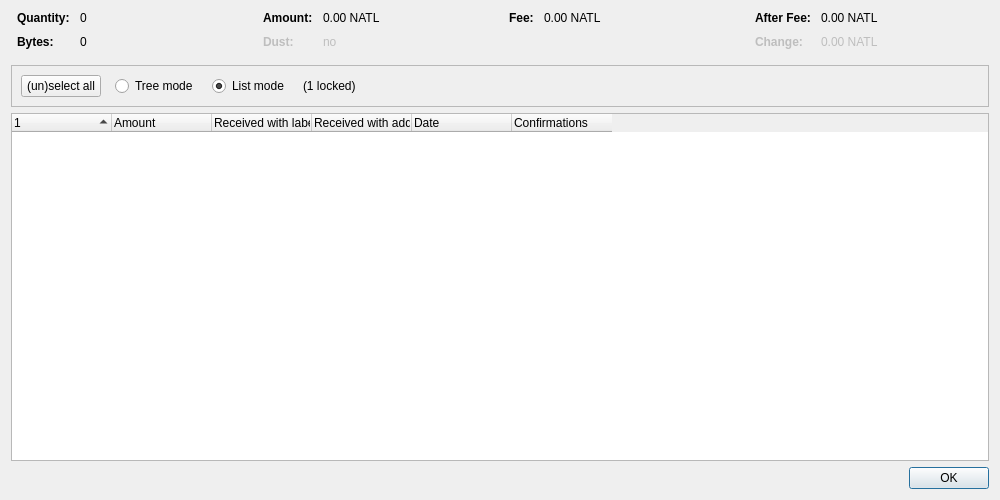
<?xml version="1.0" encoding="UTF-8"?>
<ui version="4.0">
 <class>CoinControlDialog</class>
 <widget class="QDialog" name="CoinControlDialog">
  <property name="geometry">
   <rect>
    <x>0</x>
    <y>0</y>
    <width>1000</width>
    <height>500</height>
   </rect>
  </property>
  <property name="windowTitle">
   <string>Coin Selection</string>
  </property>
  <layout class="QVBoxLayout" name="verticalLayout">
   <item>
    <layout class="QHBoxLayout" name="horizontalLayoutTop" stretch="0,0,0,0">
     <property name="topMargin">
      <number>0</number>
     </property>
     <property name="bottomMargin">
      <number>10</number>
     </property>
     <item>
      <layout class="QFormLayout" name="formLayoutCoinControl1">
       <property name="horizontalSpacing">
        <number>10</number>
       </property>
       <property name="verticalSpacing">
        <number>10</number>
       </property>
       <property name="leftMargin">
        <number>6</number>
       </property>
       <property name="rightMargin">
        <number>6</number>
       </property>
       <item row="0" column="0">
        <widget class="QLabel" name="labelCoinControlQuantityText">
         <property name="font">
          <font>
           <weight>75</weight>
           <bold>true</bold>
          </font>
         </property>
         <property name="text">
          <string>Quantity:</string>
         </property>
        </widget>
       </item>
       <item row="0" column="1">
        <widget class="QLabel" name="labelCoinControlQuantity">
         <property name="cursor">
          <cursorShape>IBeamCursor</cursorShape>
         </property>
         <property name="contextMenuPolicy">
          <enum>Qt::ActionsContextMenu</enum>
         </property>
         <property name="text">
          <string notr="true">0</string>
         </property>
         <property name="textInteractionFlags">
          <set>Qt::LinksAccessibleByMouse|Qt::TextSelectableByKeyboard|Qt::TextSelectableByMouse</set>
         </property>
        </widget>
       </item>
       <item row="1" column="0">
        <widget class="QLabel" name="labelCoinControlBytesText">
         <property name="font">
          <font>
           <weight>75</weight>
           <bold>true</bold>
          </font>
         </property>
         <property name="text">
          <string>Bytes:</string>
         </property>
        </widget>
       </item>
       <item row="1" column="1">
        <widget class="QLabel" name="labelCoinControlBytes">
         <property name="cursor">
          <cursorShape>IBeamCursor</cursorShape>
         </property>
         <property name="contextMenuPolicy">
          <enum>Qt::ActionsContextMenu</enum>
         </property>
         <property name="text">
          <string notr="true">0</string>
         </property>
         <property name="textInteractionFlags">
          <set>Qt::LinksAccessibleByMouse|Qt::TextSelectableByKeyboard|Qt::TextSelectableByMouse</set>
         </property>
        </widget>
       </item>
      </layout>
     </item>
     <item>
      <layout class="QFormLayout" name="formLayoutCoinControl2">
       <property name="horizontalSpacing">
        <number>10</number>
       </property>
       <property name="verticalSpacing">
        <number>10</number>
       </property>
       <property name="leftMargin">
        <number>6</number>
       </property>
       <property name="rightMargin">
        <number>6</number>
       </property>
       <item row="0" column="0">
        <widget class="QLabel" name="labelCoinControlAmountText">
         <property name="font">
          <font>
           <weight>75</weight>
           <bold>true</bold>
          </font>
         </property>
         <property name="text">
          <string>Amount:</string>
         </property>
        </widget>
       </item>
       <item row="0" column="1">
        <widget class="QLabel" name="labelCoinControlAmount">
         <property name="cursor">
          <cursorShape>IBeamCursor</cursorShape>
         </property>
         <property name="contextMenuPolicy">
          <enum>Qt::ActionsContextMenu</enum>
         </property>
         <property name="text">
          <string notr="true">0.00 NATL</string>
         </property>
         <property name="textInteractionFlags">
          <set>Qt::LinksAccessibleByMouse|Qt::TextSelectableByKeyboard|Qt::TextSelectableByMouse</set>
         </property>
        </widget>
       </item>
       <item row="1" column="0">
        <widget class="QLabel" name="labelCoinControlLowOutputText">
         <property name="enabled">
          <bool>false</bool>
         </property>
         <property name="font">
          <font>
           <weight>75</weight>
           <bold>true</bold>
          </font>
         </property>
         <property name="text">
          <string>Dust:</string>
         </property>
        </widget>
       </item>
       <item row="1" column="1">
        <widget class="QLabel" name="labelCoinControlLowOutput">
         <property name="enabled">
          <bool>false</bool>
         </property>
         <property name="cursor">
          <cursorShape>IBeamCursor</cursorShape>
         </property>
         <property name="contextMenuPolicy">
          <enum>Qt::ActionsContextMenu</enum>
         </property>
         <property name="text">
          <string notr="true">no</string>
         </property>
         <property name="textInteractionFlags">
          <set>Qt::LinksAccessibleByMouse|Qt::TextSelectableByKeyboard|Qt::TextSelectableByMouse</set>
         </property>
        </widget>
       </item>
      </layout>
     </item>
     <item>
      <layout class="QFormLayout" name="formLayoutCoinControl3">
       <property name="horizontalSpacing">
        <number>10</number>
       </property>
       <property name="verticalSpacing">
        <number>10</number>
       </property>
       <property name="leftMargin">
        <number>6</number>
       </property>
       <property name="rightMargin">
        <number>6</number>
       </property>
       <item row="0" column="0">
        <widget class="QLabel" name="labelCoinControlFeeText">
         <property name="font">
          <font>
           <weight>75</weight>
           <bold>true</bold>
          </font>
         </property>
         <property name="text">
          <string>Fee:</string>
         </property>
        </widget>
       </item>
       <item row="0" column="1">
        <widget class="QLabel" name="labelCoinControlFee">
         <property name="cursor">
          <cursorShape>IBeamCursor</cursorShape>
         </property>
         <property name="contextMenuPolicy">
          <enum>Qt::ActionsContextMenu</enum>
         </property>
         <property name="text">
          <string notr="true">0.00 NATL</string>
         </property>
         <property name="textInteractionFlags">
          <set>Qt::LinksAccessibleByMouse|Qt::TextSelectableByKeyboard|Qt::TextSelectableByMouse</set>
         </property>
        </widget>
       </item>
      </layout>
     </item>
     <item>
      <layout class="QFormLayout" name="formLayoutCoinControl4">
       <property name="horizontalSpacing">
        <number>10</number>
       </property>
       <property name="verticalSpacing">
        <number>10</number>
       </property>
       <property name="leftMargin">
        <number>6</number>
       </property>
       <property name="rightMargin">
        <number>6</number>
       </property>
       <item row="0" column="0">
        <widget class="QLabel" name="labelCoinControlAfterFeeText">
         <property name="font">
          <font>
           <weight>75</weight>
           <bold>true</bold>
          </font>
         </property>
         <property name="text">
          <string>After Fee:</string>
         </property>
        </widget>
       </item>
       <item row="0" column="1">
        <widget class="QLabel" name="labelCoinControlAfterFee">
         <property name="cursor">
          <cursorShape>IBeamCursor</cursorShape>
         </property>
         <property name="contextMenuPolicy">
          <enum>Qt::ActionsContextMenu</enum>
         </property>
         <property name="text">
          <string notr="true">0.00 NATL</string>
         </property>
         <property name="textInteractionFlags">
          <set>Qt::LinksAccessibleByMouse|Qt::TextSelectableByKeyboard|Qt::TextSelectableByMouse</set>
         </property>
        </widget>
       </item>
       <item row="1" column="0">
        <widget class="QLabel" name="labelCoinControlChangeText">
         <property name="enabled">
          <bool>false</bool>
         </property>
         <property name="font">
          <font>
           <weight>75</weight>
           <bold>true</bold>
          </font>
         </property>
         <property name="text">
          <string>Change:</string>
         </property>
        </widget>
       </item>
       <item row="1" column="1">
        <widget class="QLabel" name="labelCoinControlChange">
         <property name="enabled">
          <bool>false</bool>
         </property>
         <property name="cursor">
          <cursorShape>IBeamCursor</cursorShape>
         </property>
         <property name="contextMenuPolicy">
          <enum>Qt::ActionsContextMenu</enum>
         </property>
         <property name="text">
          <string notr="true">0.00 NATL</string>
         </property>
         <property name="textInteractionFlags">
          <set>Qt::LinksAccessibleByMouse|Qt::TextSelectableByKeyboard|Qt::TextSelectableByMouse</set>
         </property>
        </widget>
       </item>
      </layout>
     </item>
    </layout>
   </item>
   <item>
    <widget class="QFrame" name="frame">
     <property name="minimumSize">
      <size>
       <width>0</width>
       <height>40</height>
      </size>
     </property>
     <property name="frameShape">
      <enum>QFrame::StyledPanel</enum>
     </property>
     <property name="frameShadow">
      <enum>QFrame::Sunken</enum>
     </property>
     <layout class="QHBoxLayout" name="horizontalLayout">
      <item>
       <layout class="QHBoxLayout" name="horizontalLayoutPanel" stretch="0,0,0,0,0">
        <property name="spacing">
         <number>14</number>
        </property>
        <item>
         <widget class="QPushButton" name="pushButtonSelectAll">
          <property name="sizePolicy">
           <sizepolicy hsizetype="Maximum" vsizetype="Fixed">
            <horstretch>0</horstretch>
            <verstretch>0</verstretch>
           </sizepolicy>
          </property>
          <property name="text">
           <string>(un)select all</string>
          </property>
          <property name="autoDefault">
           <bool>false</bool>
          </property>
         </widget>
        </item>
        <item>
         <widget class="QRadioButton" name="radioTreeMode">
          <property name="sizePolicy">
           <sizepolicy hsizetype="Maximum" vsizetype="Fixed">
            <horstretch>0</horstretch>
            <verstretch>0</verstretch>
           </sizepolicy>
          </property>
          <property name="text">
           <string>Tree mode</string>
          </property>
         </widget>
        </item>
        <item>
         <widget class="QRadioButton" name="radioListMode">
          <property name="sizePolicy">
           <sizepolicy hsizetype="Maximum" vsizetype="Fixed">
            <horstretch>0</horstretch>
            <verstretch>0</verstretch>
           </sizepolicy>
          </property>
          <property name="text">
           <string>List mode</string>
          </property>
          <property name="checked">
           <bool>true</bool>
          </property>
         </widget>
        </item>
        <item>
         <widget class="QLabel" name="labelLocked">
          <property name="text">
           <string notr="true">(1 locked)</string>
          </property>
         </widget>
        </item>
        <item>
         <spacer name="horizontalSpacer">
          <property name="orientation">
           <enum>Qt::Horizontal</enum>
          </property>
          <property name="sizeHint" stdset="0">
           <size>
            <width>40</width>
            <height>20</height>
           </size>
          </property>
         </spacer>
        </item>
       </layout>
      </item>
     </layout>
    </widget>
   </item>
   <item>
    <widget class="CoinControlTreeWidget" name="treeWidget">
     <property name="contextMenuPolicy">
      <enum>Qt::CustomContextMenu</enum>
     </property>
     <property name="sortingEnabled">
      <bool>false</bool>
     </property>
     <property name="columnCount">
      <number>6</number>
     </property>
     <attribute name="headerShowSortIndicator" stdset="0">
      <bool>true</bool>
     </attribute>
     <attribute name="headerStretchLastSection">
      <bool>false</bool>
     </attribute>
     <column>
      <property name="text">
       <string/>
      </property>
     </column>
     <column>
      <property name="text">
       <string>Amount</string>
      </property>
     </column>
     <column>
      <property name="text">
       <string>Received with label</string>
      </property>
     </column>
     <column>
      <property name="text">
       <string>Received with address</string>
      </property>
     </column>
     <column>
      <property name="text">
       <string>Date</string>
      </property>
     </column>
     <column>
      <property name="text">
       <string>Confirmations</string>
      </property>
      <property name="toolTip">
       <string>Confirmed</string>
      </property>
     </column>
     <column>
      <property name="text">
       <string/>
      </property>
     </column>
     <column>
      <property name="text">
       <string/>
      </property>
     </column>
     <column>
      <property name="text">
       <string/>
      </property>
     </column>
     <column>
      <property name="text">
       <string/>
      </property>
     </column>
    </widget>
   </item>
   <item>
    <widget class="QDialogButtonBox" name="buttonBox">
     <property name="orientation">
      <enum>Qt::Horizontal</enum>
     </property>
     <property name="standardButtons">
      <set>QDialogButtonBox::Ok</set>
     </property>
    </widget>
   </item>
  </layout>
 </widget>
 <customwidgets>
  <customwidget>
   <class>CoinControlTreeWidget</class>
   <extends>QTreeWidget</extends>
   <header>qt/coincontroltreewidget.h</header>
  </customwidget>
 </customwidgets>
 <resources/>
 <connections/>
</ui>
